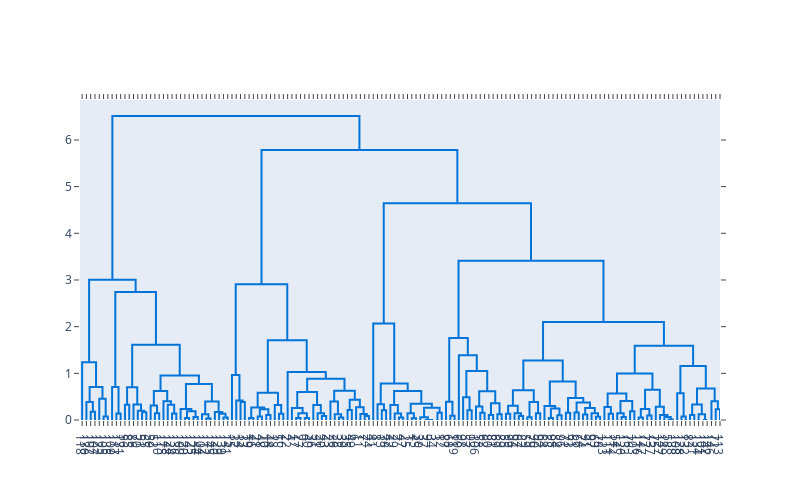

The notebook cell this image was saved under:
### Code cell
# create the dendrogram

fig = ff.create_dendrogram(df_iris_pca, color_threshold=0)
fig.update_layout(width=800, height=500)
fig.show()

### Figure 1 — Plotly figure (JSON) as saved in the notebook; plotly's stock layout.template omitted (floating-point values rounded to 4 significant figures; data arrays with more than 128 entries replaced by an {"elided": "..."} marker saying what was removed)
{"data": [{"hoverinfo": "text", "marker": {"color": "rgb(0,116,217)"}, "mode": "lines", "type": "scatter", "x": [25, 25, 35, 35], "xaxis": "x", "y": [0, 0.1742, 0.1742, 0], "yaxis": "y"}, {"hoverinfo": "text", "marker": {"color": "rgb(0,116,217)"}, "mode": "lines", "type": "scatter", "x": [15, 15, 30, 30], "xaxis": "x", "y": [0, 0.3837, 0.3837, 0.1742], "yaxis": "y"}, {"hoverinfo": "text", "marker": {"color": "rgb(0,116,217)"}, "mode": "lines", "type": "scatter", "x": [55, 55, 65, 65], "xaxis": "x", "y": [0, 0.07319, 0.07319, 0], "yaxis": "y"}, {"hoverinfo": "text", "marker": {"color": "rgb(0,116,217)"}, "mode": "lines", "type": "scatter", "x": [45, 45, 60, 60], "xaxis": "x", "y": [0, 0.4574, 0.4574, 0.07319], "yaxis": "y"}, {"hoverinfo": "text", "marker": {"color": "rgb(0,116,217)"}, "mode": "lines", "type": "scatter", "x": [22.5, 22.5, 52.5, 52.5], "xaxis": "x", "y": [0.3837, 0.7092, 0.7092, 0.4574], "yaxis": "y"}, {"hoverinfo": "text", "marker": {"color": "rgb(0,116,217)"}, "mode": "lines", "type": "scatter", "x": [5, 5, 37.5, 37.5], "xaxis": "x", "y": [0, 1.235, 1.235, 0.7092], "yaxis": "y"}, {"hoverinfo": "text", "marker": {"color": "rgb(0,116,217)"}, "mode": "lines", "type": "scatter", "x": [85, 85, 95, 95], "xaxis": "x", "y": [0, 0.1398, 0.1398, 0], "yaxis": "y"}, {"hoverinfo": "text", "marker": {"color": "rgb(0,116,217)"}, "mode": "lines", "type": "scatter", "x": [75, 75, 90, 90], "xaxis": "x", "y": [0, 0.7064, 0.7064, 0.1398], "yaxis": "y"}, {"hoverinfo": "text", "marker": {"color": "rgb(0,116,217)"}, "mode": "lines", "type": "scatter", "x": [105, 105, 115, 115], "xaxis": "x", "y": [0, 0.326, 0.326, 0], "yaxis": "y"}, {"hoverinfo": "text", "marker": {"color": "rgb(0,116,217)"}, "mode": "lines", "type": "scatter", "x": [145, 145, 155, 155], "xaxis": "x", "y": [0, 0.1686, 0.1686, 0], "yaxis": "y"}, {"hoverinfo": "text", "marker": {"color": "rgb(0,116,217)"}, "mode": "lines", "type": "scatter", "x": [135, 135, 150, 150], "xaxis": "x", "y": [0, 0.1963, 0.1963, 0.1686], "yaxis": "y"}, {"hoverinfo": "text", "marker": {"color": "rgb(0,116,217)"}, "mode": "lines", "type": "scatter", "x": [125, 125, 142.5, 142.5], "xaxis": "x", "y": [0, 0.3334, 0.3334, 0.1963], "yaxis": "y"}, {"hoverinfo": "text", "marker": {"color": "rgb(0,116,217)"}, "mode": "lines", "type": "scatter", "x": [110, 110, 133.8, 133.8], "xaxis": "x", "y": [0.326, 0.7017, 0.7017, 0.3334], "yaxis": "y"}, {"hoverinfo": "text", "marker": {"color": "rgb(0,116,217)"}, "mode": "lines", "type": "scatter", "x": [175, 175, 185, 185], "xaxis": "x", "y": [0, 0.1469, 0.1469, 0], "yaxis": "y"}, {"hoverinfo": "text", "marker": {"color": "rgb(0,116,217)"}, "mode": "lines", "type": "scatter", "x": [165, 165, 180, 180], "xaxis": "x", "y": [0, 0.3118, 0.3118, 0.1469], "yaxis": "y"}, {"hoverinfo": "text", "marker": {"color": "rgb(0,116,217)"}, "mode": "lines", "type": "scatter", "x": [215, 215, 225, 225], "xaxis": "x", "y": [0, 0.1371, 0.1371, 0], "yaxis": "y"}, {"hoverinfo": "text", "marker": {"color": "rgb(0,116,217)"}, "mode": "lines", "type": "scatter", "x": [205, 205, 220, 220], "xaxis": "x", "y": [0, 0.3279, 0.3279, 0.1371], "yaxis": "y"}, {"hoverinfo": "text", "marker": {"color": "rgb(0,116,217)"}, "mode": "lines", "type": "scatter", "x": [195, 195, 212.5, 212.5], "xaxis": "x", "y": [0, 0.4019, 0.4019, 0.3279], "yaxis": "y"}, {"hoverinfo": "text", "marker": {"color": "rgb(0,116,217)"}, "mode": "lines", "type": "scatter", "x": [172.5, 172.5, 203.8, 203.8], "xaxis": "x", "y": [0.3118, 0.619, 0.619, 0.4019], "yaxis": "y"}, {"hoverinfo": "text", "marker": {"color": "rgb(0,116,217)"}, "mode": "lines", "type": "scatter", "x": [245, 245, 255, 255], "xaxis": "x", "y": [0, 0.04281, 0.04281, 0], "yaxis": "y"}, {"hoverinfo": "text", "marker": {"color": "rgb(0,116,217)"}, "mode": "lines", "type": "scatter", "x": [265, 265, 275, 275], "xaxis": "x", "y": [0, 0.06307, 0.06307, 0], "yaxis": "y"}, {"hoverinfo": "text", "marker": {"color": "rgb(0,116,217)"}, "mode": "lines", "type": "scatter", "x": [250, 250, 270, 270], "xaxis": "x", "y": [0.04281, 0.1885, 0.1885, 0.06307], "yaxis": "y"}, {"hoverinfo": "text", "marker": {"color": "rgb(0,116,217)"}, "mode": "lines", "type": "scatter", "x": [235, 235, 260, 260], "xaxis": "x", "y": [0, 0.2345, 0.2345, 0.1885], "yaxis": "y"}, {"hoverinfo": "text", "marker": {"color": "rgb(0,116,217)"}, "mode": "lines", "type": "scatter", "x": [295, 295, 305, 305], "xaxis": "x", "y": [0, 0.03437, 0.03437, 0], "yaxis": "y"}, {"hoverinfo": "text", "marker": {"color": "rgb(0,116,217)"}, "mode": "lines", "type": "scatter", "x": [285, 285, 300, 300], "xaxis": "x", "y": [0, 0.1242, 0.1242, 0.03437], "yaxis": "y"}, {"hoverinfo": "text", "marker": {"color": "rgb(0,116,217)"}, "mode": "lines", "type": "scatter", "x": [335, 335, 345, 345], "xaxis": "x", "y": [0, 0.0514, 0.0514, 0], "yaxis": "y"}, {"hoverinfo": "text", "marker": {"color": "rgb(0,116,217)"}, "mode": "lines", "type": "scatter", "x": [325, 325, 340, 340], "xaxis": "x", "y": [0, 0.1362, 0.1362, 0.0514], "yaxis": "y"}, {"hoverinfo": "text", "marker": {"color": "rgb(0,116,217)"}, "mode": "lines", "type": "scatter", "x": [315, 315, 332.5, 332.5], "xaxis": "x", "y": [0, 0.174, 0.174, 0.1362], "yaxis": "y"}, {"hoverinfo": "text", "marker": {"color": "rgb(0,116,217)"}, "mode": "lines", "type": "scatter", "x": [292.5, 292.5, 323.8, 323.8], "xaxis": "x", "y": [0.1242, 0.3964, 0.3964, 0.174], "yaxis": "y"}, {"hoverinfo": "text", "marker": {"color": "rgb(0,116,217)"}, "mode": "lines", "type": "scatter", "x": [247.5, 247.5, 308.1, 308.1], "xaxis": "x", "y": [0.2345, 0.7691, 0.7691, 0.3964], "yaxis": "y"}, {"hoverinfo": "text", "marker": {"color": "rgb(0,116,217)"}, "mode": "lines", "type": "scatter", "x": [188.1, 188.1, 277.8, 277.8], "xaxis": "x", "y": [0.619, 0.9543, 0.9543, 0.7691], "yaxis": "y"}, {"hoverinfo": "text", "marker": {"color": "rgb(0,116,217)"}, "mode": "lines", "type": "scatter", "x": [121.9, 121.9, 233.0, 233.0], "xaxis": "x", "y": [0.7017, 1.612, 1.612, 0.9543], "yaxis": "y"}, {"hoverinfo": "text", "marker": {"color": "rgb(0,116,217)"}, "mode": "lines", "type": "scatter", "x": [82.5, 82.5, 177.4, 177.4], "xaxis": "x", "y": [0.7064, 2.744, 2.744, 1.612], "yaxis": "y"}, {"hoverinfo": "text", "marker": {"color": "rgb(0,116,217)"}, "mode": "lines", "type": "scatter", "x": [21.25, 21.25, 130.0, 130.0], "xaxis": "x", "y": [1.235, 3.002, 3.002, 2.744], "yaxis": "y"}, {"hoverinfo": "text", "marker": {"color": "rgb(0,116,217)"}, "mode": "lines", "type": "scatter", "x": [375, 375, 385, 385], "xaxis": "x", "y": [0, 0.3842, 0.3842, 0], "yaxis": "y"}, {"hoverinfo": "text", "marker": {"color": "rgb(0,116,217)"}, "mode": "lines", "type": "scatter", "x": [365, 365, 380, 380], "xaxis": "x", "y": [0, 0.4204, 0.4204, 0.3842], "yaxis": "y"}, {"hoverinfo": "text", "marker": {"color": "rgb(0,116,217)"}, "mode": "lines", "type": "scatter", "x": [355, 355, 372.5, 372.5], "xaxis": "x", "y": [0, 0.9625, 0.9625, 0.4204], "yaxis": "y"}, {"hoverinfo": "text", "marker": {"color": "rgb(0,116,217)"}, "mode": "lines", "type": "scatter", "x": [395, 395, 405, 405], "xaxis": "x", "y": [0, 0.04197, 0.04197, 0], "yaxis": "y"}, {"hoverinfo": "text", "marker": {"color": "rgb(0,116,217)"}, "mode": "lines", "type": "scatter", "x": [415, 415, 425, 425], "xaxis": "x", "y": [0, 0.07631, 0.07631, 0], "yaxis": "y"}, {"hoverinfo": "text", "marker": {"color": "rgb(0,116,217)"}, "mode": "lines", "type": "scatter", "x": [435, 435, 445, 445], "xaxis": "x", "y": [0, 0.1052, 0.1052, 0], "yaxis": "y"}, {"hoverinfo": "text", "marker": {"color": "rgb(0,116,217)"}, "mode": "lines", "type": "scatter", "x": [420, 420, 440, 440], "xaxis": "x", "y": [0.07631, 0.2303, 0.2303, 0.1052], "yaxis": "y"}, {"hoverinfo": "text", "marker": {"color": "rgb(0,116,217)"}, "mode": "lines", "type": "scatter", "x": [400, 400, 430, 430], "xaxis": "x", "y": [0.04197, 0.2655, 0.2655, 0.2303], "yaxis": "y"}, {"hoverinfo": "text", "marker": {"color": "rgb(0,116,217)"}, "mode": "lines", "type": "scatter", "x": [465, 465, 475, 475], "xaxis": "x", "y": [0, 0.1323, 0.1323, 0], "yaxis": "y"}, {"hoverinfo": "text", "marker": {"color": "rgb(0,116,217)"}, "mode": "lines", "type": "scatter", "x": [455, 455, 470, 470], "xaxis": "x", "y": [0, 0.3195, 0.3195, 0.1323], "yaxis": "y"}, {"hoverinfo": "text", "marker": {"color": "rgb(0,116,217)"}, "mode": "lines", "type": "scatter", "x": [415, 415, 462.5, 462.5], "xaxis": "x", "y": [0.2655, 0.5818, 0.5818, 0.3195], "yaxis": "y"}, {"hoverinfo": "text", "marker": {"color": "rgb(0,116,217)"}, "mode": "lines", "type": "scatter", "x": [505, 505, 515, 515], "xaxis": "x", "y": [0, 0.04365, 0.04365, 0], "yaxis": "y"}, {"hoverinfo": "text", "marker": {"color": "rgb(0,116,217)"}, "mode": "lines", "type": "scatter", "x": [525, 525, 535, 535], "xaxis": "x", "y": [0, 0.04365, 0.04365, 0], "yaxis": "y"}, {"hoverinfo": "text", "marker": {"color": "rgb(0,116,217)"}, "mode": "lines", "type": "scatter", "x": [510, 510, 530, 530], "xaxis": "x", "y": [0.04365, 0.1451, 0.1451, 0.04365], "yaxis": "y"}, {"hoverinfo": "text", "marker": {"color": "rgb(0,116,217)"}, "mode": "lines", "type": "scatter", "x": [495, 495, 520, 520], "xaxis": "x", "y": [0, 0.2553, 0.2553, 0.1451], "yaxis": "y"}, {"hoverinfo": "text", "marker": {"color": "rgb(0,116,217)"}, "mode": "lines", "type": "scatter", "x": [565, 565, 575, 575], "xaxis": "x", "y": [0, 0.08338, 0.08338, 0], "yaxis": "y"}, {"hoverinfo": "text", "marker": {"color": "rgb(0,116,217)"}, "mode": "lines", "type": "scatter", "x": [555, 555, 570, 570], "xaxis": "x", "y": [0, 0.1422, 0.1422, 0.08338], "yaxis": "y"}, {"hoverinfo": "text", "marker": {"color": "rgb(0,116,217)"}, "mode": "lines", "type": "scatter", "x": [545, 545, 562.5, 562.5], "xaxis": "x", "y": [0, 0.3203, 0.3203, 0.1422], "yaxis": "y"}, {"hoverinfo": "text", "marker": {"color": "rgb(0,116,217)"}, "mode": "lines", "type": "scatter", "x": [507.5, 507.5, 553.8, 553.8], "xaxis": "x", "y": [0.2553, 0.6023, 0.6023, 0.3203], "yaxis": "y"}, {"hoverinfo": "text", "marker": {"color": "rgb(0,116,217)"}, "mode": "lines", "type": "scatter", "x": [605, 605, 615, 615], "xaxis": "x", "y": [0, 0.05332, 0.05332, 0], "yaxis": "y"}, {"hoverinfo": "text", "marker": {"color": "rgb(0,116,217)"}, "mode": "lines", "type": "scatter", "x": [595, 595, 610, 610], "xaxis": "x", "y": [0, 0.1215, 0.1215, 0.05332], "yaxis": "y"}, {"hoverinfo": "text", "marker": {"color": "rgb(0,116,217)"}, "mode": "lines", "type": "scatter", "x": [585, 585, 602.5, 602.5], "xaxis": "x", "y": [0, 0.3965, 0.3965, 0.1215], "yaxis": "y"}, {"hoverinfo": "text", "marker": {"color": "rgb(0,116,217)"}, "mode": "lines", "type": "scatter", "x": [625, 625, 635, 635], "xaxis": "x", "y": [0, 0.2166, 0.2166, 0], "yaxis": "y"}, {"hoverinfo": "text", "marker": {"color": "rgb(0,116,217)"}, "mode": "lines", "type": "scatter", "x": [665, 665, 675, 675], "xaxis": "x", "y": [0, 0.08561, 0.08561, 0], "yaxis": "y"}, {"hoverinfo": "text", "marker": {"color": "rgb(0,116,217)"}, "mode": "lines", "type": "scatter", "x": [655, 655, 670, 670], "xaxis": "x", "y": [0, 0.1291, 0.1291, 0.08561], "yaxis": "y"}, {"hoverinfo": "text", "marker": {"color": "rgb(0,116,217)"}, "mode": "lines", "type": "scatter", "x": [645, 645, 662.5, 662.5], "xaxis": "x", "y": [0, 0.2736, 0.2736, 0.1291], "yaxis": "y"}, {"hoverinfo": "text", "marker": {"color": "rgb(0,116,217)"}, "mode": "lines", "type": "scatter", "x": [630, 630, 653.8, 653.8], "xaxis": "x", "y": [0.2166, 0.4325, 0.4325, 0.2736], "yaxis": "y"}, {"hoverinfo": "text", "marker": {"color": "rgb(0,116,217)"}, "mode": "lines", "type": "scatter", "x": [593.8, 593.8, 641.9, 641.9], "xaxis": "x", "y": [0.3965, 0.6261, 0.6261, 0.4325], "yaxis": "y"}, {"hoverinfo": "text", "marker": {"color": "rgb(0,116,217)"}, "mode": "lines", "type": "scatter", "x": [530.6, 530.6, 617.8, 617.8], "xaxis": "x", "y": [0.6023, 0.8851, 0.8851, 0.6261], "yaxis": "y"}, {"hoverinfo": "text", "marker": {"color": "rgb(0,116,217)"}, "mode": "lines", "type": "scatter", "x": [485, 485, 574.2, 574.2], "xaxis": "x", "y": [0, 1.028, 1.028, 0.8851], "yaxis": "y"}, {"hoverinfo": "text", "marker": {"color": "rgb(0,116,217)"}, "mode": "lines", "type": "scatter", "x": [438.8, 438.8, 529.6, 529.6], "xaxis": "x", "y": [0.5818, 1.709, 1.709, 1.028], "yaxis": "y"}, {"hoverinfo": "text", "marker": {"color": "rgb(0,116,217)"}, "mode": "lines", "type": "scatter", "x": [363.8, 363.8, 484.2, 484.2], "xaxis": "x", "y": [0.9625, 2.907, 2.907, 1.709], "yaxis": "y"}, {"hoverinfo": "text", "marker": {"color": "rgb(0,116,217)"}, "mode": "lines", "type": "scatter", "x": [705, 705, 715, 715], "xaxis": "x", "y": [0, 0.2113, 0.2113, 0], "yaxis": "y"}, {"hoverinfo": "text", "marker": {"color": "rgb(0,116,217)"}, "mode": "lines", "type": "scatter", "x": [695, 695, 710, 710], "xaxis": "x", "y": [0, 0.3366, 0.3366, 0.2113], "yaxis": "y"}, {"hoverinfo": "text", "marker": {"color": "rgb(0,116,217)"}, "mode": "lines", "type": "scatter", "x": [745, 745, 755, 755], "xaxis": "x", "y": [0, 0.05332, 0.05332, 0], "yaxis": "y"}, {"hoverinfo": "text", "marker": {"color": "rgb(0,116,217)"}, "mode": "lines", "type": "scatter", "x": [735, 735, 750, 750], "xaxis": "x", "y": [0, 0.1378, 0.1378, 0.05332], "yaxis": "y"}, {"hoverinfo": "text", "marker": {"color": "rgb(0,116,217)"}, "mode": "lines", "type": "scatter", "x": [725, 725, 742.5, 742.5], "xaxis": "x", "y": [0, 0.3207, 0.3207, 0.1378], "yaxis": "y"}, {"hoverinfo": "text", "marker": {"color": "rgb(0,116,217)"}, "mode": "lines", "type": "scatter", "x": [775, 775, 785, 785], "xaxis": "x", "y": [0, 0.03815, 0.03815, 0], "yaxis": "y"}, {"hoverinfo": "text", "marker": {"color": "rgb(0,116,217)"}, "mode": "lines", "type": "scatter", "x": [765, 765, 780, 780], "xaxis": "x", "y": [0, 0.1451, 0.1451, 0.03815], "yaxis": "y"}, {"hoverinfo": "text", "marker": {"color": "rgb(0,116,217)"}, "mode": "lines", "type": "scatter", "x": [815, 815, 825, 825], "xaxis": "x", "y": [0, 0, 0, 0], "yaxis": "y"}, {"hoverinfo": "text", "marker": {"color": "rgb(0,116,217)"}, "mode": "lines", "type": "scatter", "x": [805, 805, 820, 820], "xaxis": "x", "y": [0, 0, 0, 0], "yaxis": "y"}, {"hoverinfo": "text", "marker": {"color": "rgb(0,116,217)"}, "mode": "lines", "type": "scatter", "x": [795, 795, 812.5, 812.5], "xaxis": "x", "y": [0, 0.05651, 0.05651, 0], "yaxis": "y"}, {"hoverinfo": "text", "marker": {"color": "rgb(0,116,217)"}, "mode": "lines", "type": "scatter", "x": [835, 835, 845, 845], "xaxis": "x", "y": [0, 0.1559, 0.1559, 0], "yaxis": "y"}, {"hoverinfo": "text", "marker": {"color": "rgb(0,116,217)"}, "mode": "lines", "type": "scatter", "x": [803.8, 803.8, 840, 840], "xaxis": "x", "y": [0.05651, 0.2629, 0.2629, 0.1559], "yaxis": "y"}, {"hoverinfo": "text", "marker": {"color": "rgb(0,116,217)"}, "mode": "lines", "type": "scatter", "x": [772.5, 772.5, 821.9, 821.9], "xaxis": "x", "y": [0.1451, 0.3487, 0.3487, 0.2629], "yaxis": "y"}, {"hoverinfo": "text", "marker": {"color": "rgb(0,116,217)"}, "mode": "lines", "type": "scatter", "x": [733.8, 733.8, 797.2, 797.2], "xaxis": "x", "y": [0.3207, 0.6203, 0.6203, 0.3487], "yaxis": "y"}, {"hoverinfo": "text", "marker": {"color": "rgb(0,116,217)"}, "mode": "lines", "type": "scatter", "x": [702.5, 702.5, 765.5, 765.5], "xaxis": "x", "y": [0.3366, 0.7837, 0.7837, 0.6203], "yaxis": "y"}, {"hoverinfo": "text", "marker": {"color": "rgb(0,116,217)"}, "mode": "lines", "type": "scatter", "x": [685, 685, 734.0, 734.0], "xaxis": "x", "y": [0, 2.07, 2.07, 0.7837], "yaxis": "y"}, {"hoverinfo": "text", "marker": {"color": "rgb(0,116,217)"}, "mode": "lines", "type": "scatter", "x": [865, 865, 875, 875], "xaxis": "x", "y": [0, 0.09268, 0.09268, 0], "yaxis": "y"}, {"hoverinfo": "text", "marker": {"color": "rgb(0,116,217)"}, "mode": "lines", "type": "scatter", "x": [855, 855, 870, 870], "xaxis": "x", "y": [0, 0.3915, 0.3915, 0.09268], "yaxis": "y"}, {"hoverinfo": "text", "marker": {"color": "rgb(0,116,217)"}, "mode": "lines", "type": "scatter", "x": [905, 905, 915, 915], "xaxis": "x", "y": [0, 0.2098, 0.2098, 0], "yaxis": "y"}, {"hoverinfo": "text", "marker": {"color": "rgb(0,116,217)"}, "mode": "lines", "type": "scatter", "x": [895, 895, 910, 910], "xaxis": "x", "y": [0, 0.4857, 0.4857, 0.2098], "yaxis": "y"}, {"hoverinfo": "text", "marker": {"color": "rgb(0,116,217)"}, "mode": "lines", "type": "scatter", "x": [935, 935, 945, 945], "xaxis": "x", "y": [0, 0.155, 0.155, 0], "yaxis": "y"}, {"hoverinfo": "text", "marker": {"color": "rgb(0,116,217)"}, "mode": "lines", "type": "scatter", "x": [925, 925, 940, 940], "xaxis": "x", "y": [0, 0.2872, 0.2872, 0.155], "yaxis": "y"}, {"hoverinfo": "text", "marker": {"color": "rgb(0,116,217)"}, "mode": "lines", "type": "scatter", "x": [955, 955, 965, 965], "xaxis": "x", "y": [0, 0.1079, 0.1079, 0], "yaxis": "y"}, {"hoverinfo": "text", "marker": {"color": "rgb(0,116,217)"}, "mode": "lines", "type": "scatter", "x": [975, 975, 985, 985], "xaxis": "x", "y": [0, 0.1215, 0.1215, 0], "yaxis": "y"}, {"hoverinfo": "text", "marker": {"color": "rgb(0,116,217)"}, "mode": "lines", "type": "scatter", "x": [960, 960, 980, 980], "xaxis": "x", "y": [0.1079, 0.3572, 0.3572, 0.1215], "yaxis": "y"}, {"hoverinfo": "text", "marker": {"color": "rgb(0,116,217)"}, "mode": "lines", "type": "scatter", "x": [932.5, 932.5, 970, 970], "xaxis": "x", "y": [0.2872, 0.6133, 0.6133, 0.3572], "yaxis": "y"}, {"hoverinfo": "text", "marker": {"color": "rgb(0,116,217)"}, "mode": "lines", "type": "scatter", "x": [902.5, 902.5, 951.2, 951.2], "xaxis": "x", "y": [0.4857, 1.052, 1.052, 0.6133], "yaxis": "y"}, {"hoverinfo": "text", "marker": {"color": "rgb(0,116,217)"}, "mode": "lines", "type": "scatter", "x": [885, 885, 926.9, 926.9], "xaxis": "x", "y": [0, 1.387, 1.387, 1.052], "yaxis": "y"}, {"hoverinfo": "text", "marker": {"color": "rgb(0,116,217)"}, "mode": "lines", "type": "scatter", "x": [862.5, 862.5, 905.9, 905.9], "xaxis": "x", "y": [0.3915, 1.757, 1.757, 1.387], "yaxis": "y"}, {"hoverinfo": "text", "marker": {"color": "rgb(0,116,217)"}, "mode": "lines", "type": "scatter", "x": [995, 995, 1005, 1005], "xaxis": "x", "y": [0, 0.1323, 0.1323, 0], "yaxis": "y"}, {"hoverinfo": "text", "marker": {"color": "rgb(0,116,217)"}, "mode": "lines", "type": "scatter", "x": [1025, 1025, 1035, 1035], "xaxis": "x", "y": [0, 0.08393, 0.08393, 0], "yaxis": "y"}, {"hoverinfo": "text", "marker": {"color": "rgb(0,116,217)"}, "mode": "lines", "type": "scatter", "x": [1015, 1015, 1030, 1030], "xaxis": "x", "y": [0, 0.1442, 0.1442, 0.08393], "yaxis": "y"}, {"hoverinfo": "text", "marker": {"color": "rgb(0,116,217)"}, "mode": "lines", "type": "scatter", "x": [1000, 1000, 1022.0, 1022.0], "xaxis": "x", "y": [0.1323, 0.3054, 0.3054, 0.1442], "yaxis": "y"}, {"hoverinfo": "text", "marker": {"color": "rgb(0,116,217)"}, "mode": "lines", "type": "scatter", "x": [1045, 1045, 1055, 1055], "xaxis": "x", "y": [0, 0.05919, 0.05919, 0], "yaxis": "y"}, {"hoverinfo": "text", "marker": {"color": "rgb(0,116,217)"}, "mode": "lines", "type": "scatter", "x": [1065, 1065, 1075, 1075], "xaxis": "x", "y": [0, 0.1427, 0.1427, 0], "yaxis": "y"}, {"hoverinfo": "text", "marker": {"color": "rgb(0,116,217)"}, "mode": "lines", "type": "scatter", "x": [1050, 1050, 1070, 1070], "xaxis": "x", "y": [0.05919, 0.3834, 0.3834, 0.1427], "yaxis": "y"}, {"hoverinfo": "text", "marker": {"color": "rgb(0,116,217)"}, "mode": "lines", "type": "scatter", "x": [1011.0, 1011.0, 1060, 1060], "xaxis": "x", "y": [0.3054, 0.6354, 0.6354, 0.3834], "yaxis": "y"}, {"hoverinfo": "text", "marker": {"color": "rgb(0,116,217)"}, "mode": "lines", "type": "scatter", "x": [1095, 1095, 1105, 1105], "xaxis": "x", "y": [0, 0.04365, 0.04365, 0], "yaxis": "y"}, {"hoverinfo": "text", "marker": {"color": "rgb(0,116,217)"}, "mode": "lines", "type": "scatter", "x": [1115, 1115, 1125, 1125], "xaxis": "x", "y": [0, 0.09968, 0.09968, 0], "yaxis": "y"}, {"hoverinfo": "text", "marker": {"color": "rgb(0,116,217)"}, "mode": "lines", "type": "scatter", "x": [1100, 1100, 1120, 1120], "xaxis": "x", "y": [0.04365, 0.2461, 0.2461, 0.09968], "yaxis": "y"}, {"hoverinfo": "text", "marker": {"color": "rgb(0,116,217)"}, "mode": "lines", "type": "scatter", "x": [1085, 1085, 1110, 1110], "xaxis": "x", "y": [0, 0.3, 0.3, 0.2461], "yaxis": "y"}, {"hoverinfo": "text", "marker": {"color": "rgb(0,116,217)"}, "mode": "lines", "type": "scatter", "x": [1135, 1135, 1145, 1145], "xaxis": "x", "y": [0, 0.157, 0.157, 0], "yaxis": "y"}, {"hoverinfo": "text", "marker": {"color": "rgb(0,116,217)"}, "mode": "lines", "type": "scatter", "x": [1155, 1155, 1165, 1165], "xaxis": "x", "y": [0, 0.16, 0.16, 0], "yaxis": "y"}, {"hoverinfo": "text", "marker": {"color": "rgb(0,116,217)"}, "mode": "lines", "type": "scatter", "x": [1175, 1175, 1185, 1185], "xaxis": "x", "y": [0, 0.1194, 0.1194, 0], "yaxis": "y"}, {"hoverinfo": "text", "marker": {"color": "rgb(0,116,217)"}, "mode": "lines", "type": "scatter", "x": [1205, 1205, 1215, 1215], "xaxis": "x", "y": [0, 0.0674, 0.0674, 0], "yaxis": "y"}, {"hoverinfo": "text", "marker": {"color": "rgb(0,116,217)"}, "mode": "lines", "type": "scatter", "x": [1195, 1195, 1210, 1210], "xaxis": "x", "y": [0, 0.1467, 0.1467, 0.0674], "yaxis": "y"}, {"hoverinfo": "text", "marker": {"color": "rgb(0,116,217)"}, "mode": "lines", "type": "scatter", "x": [1180, 1180, 1202.0, 1202.0], "xaxis": "x", "y": [0.1194, 0.2549, 0.2549, 0.1467], "yaxis": "y"}, {"hoverinfo": "text", "marker": {"color": "rgb(0,116,217)"}, "mode": "lines", "type": "scatter", "x": [1160, 1160, 1191.0, 1191.0], "xaxis": "x", "y": [0.16, 0.3747, 0.3747, 0.2549], "yaxis": "y"}, {"hoverinfo": "text", "marker": {"color": "rgb(0,116,217)"}, "mode": "lines", "type": "scatter", "x": [1140, 1140, 1176.0, 1176.0], "xaxis": "x", "y": [0.157, 0.4691, 0.4691, 0.3747], "yaxis": "y"}, {"hoverinfo": "text", "marker": {"color": "rgb(0,116,217)"}, "mode": "lines", "type": "scatter", "x": [1098.0, 1098.0, 1158.0, 1158.0], "xaxis": "x", "y": [0.3, 0.825, 0.825, 0.4691], "yaxis": "y"}, {"hoverinfo": "text", "marker": {"color": "rgb(0,116,217)"}, "mode": "lines", "type": "scatter", "x": [1036.0, 1036.0, 1128.0, 1128.0], "xaxis": "x", "y": [0.6354, 1.275, 1.275, 0.825], "yaxis": "y"}, {"hoverinfo": "text", "marker": {"color": "rgb(0,116,217)"}, "mode": "lines", "type": "scatter", "x": [1235, 1235, 1245, 1245], "xaxis": "x", "y": [0, 0.1359, 0.1359, 0], "yaxis": "y"}, {"hoverinfo": "text", "marker": {"color": "rgb(0,116,217)"}, "mode": "lines", "type": "scatter", "x": [1225, 1225, 1240, 1240], "xaxis": "x", "y": [0, 0.2761, 0.2761, 0.1359], "yaxis": "y"}, {"hoverinfo": "text", "marker": {"color": "rgb(0,116,217)"}, "mode": "lines", "type": "scatter", "x": [1265, 1265, 1275, 1275], "xaxis": "x", "y": [0, 0.06482, 0.06482, 0], "yaxis": "y"}, {"hoverinfo": "text", "marker": {"color": "rgb(0,116,217)"}, "mode": "lines", "type": "scatter", "x": [1255, 1255, 1270, 1270], "xaxis": "x", "y": [0, 0.1461, 0.1461, 0.06482], "yaxis": "y"}, {"hoverinfo": "text", "marker": {"color": "rgb(0,116,217)"}, "mode": "lines", "type": "scatter", "x": [1285, 1285, 1295, 1295], "xaxis": "x", "y": [0, 0.1873, 0.1873, 0], "yaxis": "y"}, {"hoverinfo": "text", "marker": {"color": "rgb(0,116,217)"}, "mode": "lines", "type": "scatter", "x": [1262.0, 1262.0, 1290, 1290], "xaxis": "x", "y": [0.1461, 0.4095, 0.4095, 0.1873], "yaxis": "y"}, {"hoverinfo": "text", "marker": {"color": "rgb(0,116,217)"}, "mode": "lines", "type": "scatter", "x": [1232.0, 1232.0, 1276.0, 1276.0], "xaxis": "x", "y": [0.2761, 0.5692, 0.5692, 0.4095], "yaxis": "y"}, {"hoverinfo": "text", "marker": {"color": "rgb(0,116,217)"}, "mode": "lines", "type": "scatter", "x": [1305, 1305, 1315, 1315], "xaxis": "x", "y": [0, 0.0514, 0.0514, 0], "yaxis": "y"}, {"hoverinfo": "text", "marker": {"color": "rgb(0,116,217)"}, "mode": "lines", "type": "scatter", "x": [1325, 1325, 1335, 1335], "xaxis": "x", "y": [0, 0.0941, 0.0941, 0], "yaxis": "y"}, {"hoverinfo": "text", "marker": {"color": "rgb(0,116,217)"}, "mode": "lines", "type": "scatter", "x": [1310, 1310, 1330, 1330], "xaxis": "x", "y": [0.0514, 0.2332, 0.2332, 0.0941], "yaxis": "y"}, {"hoverinfo": "text", "marker": {"color": "rgb(0,116,217)"}, "mode": "lines", "type": "scatter", "x": [1375, 1375, 1385, 1385], "xaxis": "x", "y": [0, 0.01145, 0.01145, 0], "yaxis": "y"}, {"hoverinfo": "text", "marker": {"color": "rgb(0,116,217)"}, "mode": "lines", "type": "scatter", "x": [1365, 1365, 1380, 1380], "xaxis": "x", "y": [0, 0.06215, 0.06215, 0.01145], "yaxis": "y"}, {"hoverinfo": "text", "marker": {"color": "rgb(0,116,217)"}, "mode": "lines", "type": "scatter", "x": [1355, 1355, 1372.0, 1372.0], "xaxis": "x", "y": [0, 0.1069, 0.1069, 0.06215], "yaxis": "y"}, {"hoverinfo": "text", "marker": {"color": "rgb(0,116,217)"}, "mode": "lines", "type": "scatter", "x": [1345, 1345, 1364.0, 1364.0], "xaxis": "x", "y": [0, 0.2861, 0.2861, 0.1069], "yaxis": "y"}, {"hoverinfo": "text", "marker": {"color": "rgb(0,116,217)"}, "mode": "lines", "type": "scatter", "x": [1320, 1320, 1354.0, 1354.0], "xaxis": "x", "y": [0.2332, 0.6475, 0.6475, 0.2861], "yaxis": "y"}, {"hoverinfo": "text", "marker": {"color": "rgb(0,116,217)"}, "mode": "lines", "type": "scatter", "x": [1254.0, 1254.0, 1337.0, 1337.0], "xaxis": "x", "y": [0.5692, 0.9937, 0.9937, 0.6475], "yaxis": "y"}, {"hoverinfo": "text", "marker": {"color": "rgb(0,116,217)"}, "mode": "lines", "type": "scatter", "x": [1405, 1405, 1415, 1415], "xaxis": "x", "y": [0, 0.07486, 0.07486, 0], "yaxis": "y"}, {"hoverinfo": "text", "marker": {"color": "rgb(0,116,217)"}, "mode": "lines", "type": "scatter", "x": [1395, 1395, 1410, 1410], "xaxis": "x", "y": [0, 0.5728, 0.5728, 0.07486], "yaxis": "y"}, {"hoverinfo": "text", "marker": {"color": "rgb(0,116,217)"}, "mode": "lines", "type": "scatter", "x": [1425, 1425, 1435, 1435], "xaxis": "x", "y": [0, 0.1057, 0.1057, 0], "yaxis": "y"}, {"hoverinfo": "text", "marker": {"color": "rgb(0,116,217)"}, "mode": "lines", "type": "scatter", "x": [1455, 1455, 1465, 1465], "xaxis": "x", "y": [0, 0, 0, 0], "yaxis": "y"}, {"hoverinfo": "text", "marker": {"color": "rgb(0,116,217)"}, "mode": "lines", "type": "scatter", "x": [1445, 1445, 1460, 1460], "xaxis": "x", "y": [0, 0.124, 0.124, 0], "yaxis": "y"}, {"hoverinfo": "text", "marker": {"color": "rgb(0,116,217)"}, "mode": "lines", "type": "scatter", "x": [1430, 1430, 1452.0, 1452.0], "xaxis": "x", "y": [0.1057, 0.3324, 0.3324, 0.124], "yaxis": "y"}, {"hoverinfo": "text", "marker": {"color": "rgb(0,116,217)"}, "mode": "lines", "type": "scatter", "x": [1485, 1485, 1495, 1495], "xaxis": "x", "y": [0, 0.2279, 0.2279, 0], "yaxis": "y"}, {"hoverinfo": "text", "marker": {"color": "rgb(0,116,217)"}, "mode": "lines", "type": "scatter", "x": [1475, 1475, 1490, 1490], "xaxis": "x", "y": [0, 0.4024, 0.4024, 0.2279], "yaxis": "y"}, {"hoverinfo": "text", "marker": {"color": "rgb(0,116,217)"}, "mode": "lines", "type": "scatter", "x": [1441.0, 1441.0, 1482.0, 1482.0], "xaxis": "x", "y": [0.3324, 0.6733, 0.6733, 0.4024], "yaxis": "y"}, {"hoverinfo": "text", "marker": {"color": "rgb(0,116,217)"}, "mode": "lines", "type": "scatter", "x": [1402.0, 1402.0, 1462.0, 1462.0], "xaxis": "x", "y": [0.5728, 1.155, 1.155, 0.6733], "yaxis": "y"}, {"hoverinfo": "text", "marker": {"color": "rgb(0,116,217)"}, "mode": "lines", "type": "scatter", "x": [1296.0, 1296.0, 1432.0, 1432.0], "xaxis": "x", "y": [0.9937, 1.592, 1.592, 1.155], "yaxis": "y"}, {"hoverinfo": "text", "marker": {"color": "rgb(0,116,217)"}, "mode": "lines", "type": "scatter", "x": [1082.0, 1082.0, 1364.0, 1364.0], "xaxis": "x", "y": [1.275, 2.098, 2.098, 1.592], "yaxis": "y"}, {"hoverinfo": "text", "marker": {"color": "rgb(0,116,217)"}, "mode": "lines", "type": "scatter", "x": [884.2, 884.2, 1223.0, 1223.0], "xaxis": "x", "y": [1.757, 3.414, 3.414, 2.098], "yaxis": "y"}, {"hoverinfo": "text", "marker": {"color": "rgb(0,116,217)"}, "mode": "lines", "type": "scatter", "x": [709.5, 709.5, 1054.0, 1054.0], "xaxis": "x", "y": [2.07, 4.646, 4.646, 3.414], "yaxis": "y"}, {"hoverinfo": "text", "marker": {"color": "rgb(0,116,217)"}, "mode": "lines", "type": "scatter", "x": [424.0, 424.0, 881.5, 881.5], "xaxis": "x", "y": [2.907, 5.786, 5.786, 4.646], "yaxis": "y"}, {"hoverinfo": "text", "marker": {"color": "rgb(0,116,217)"}, "mode": "lines", "type": "scatter", "x": [75.61, 75.61, 652.7, 652.7], "xaxis": "x", "y": [3.002, 6.514, 6.514, 5.786], "yaxis": "y"}], "layout": {"autosize": false, "height": 500, "hovermode": "closest", "showlegend": false, "width": 800, "xaxis": {"mirror": "allticks", "rangemode": "tozero", "showgrid": false, "showline": true, "showticklabels": true, "tickmode": "array", "ticks": "outside", "ticktext": {"elided": "150 str values"}, "tickvals": {"elided": "150 int values"}, "type": "linear", "zeroline": false}, "yaxis": {"mirror": "allticks", "rangemode": "tozero", "showgrid": false, "showline": true, "showticklabels": true, "ticks": "outside", "type": "linear", "zeroline": false}}}
